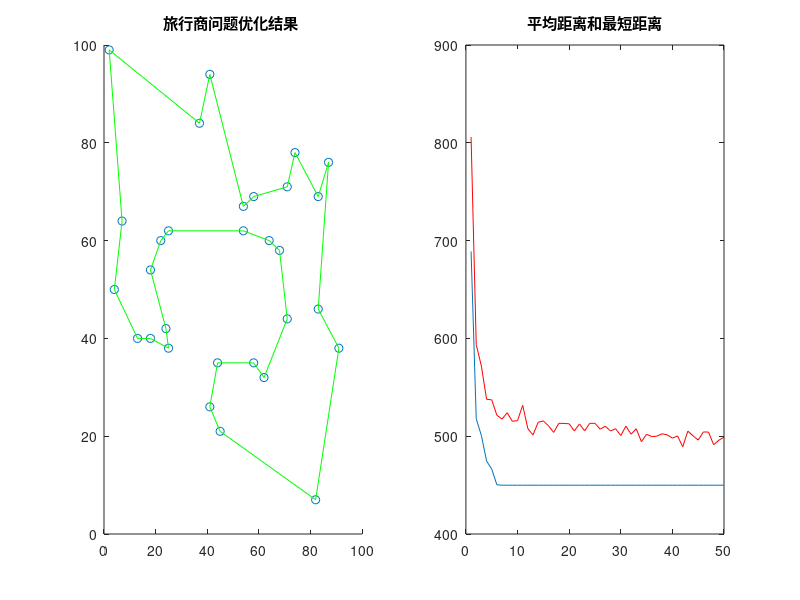

The MATLAB source for this figure:
function yy=ACATSP
clear all;
close all;


x=[41 37 54 25 7 2 68 71 54 83 64 18 22 83 91 25 24 58 71 74 87 18 13 82 62 58 45 41 44 4]';

y=[94 84 67 62 64 99 58 44 62 69 60 54 60 46 38 38 42 69 71 78 76 40 40 7 32 35 21 26 35 50]';

%load x_cells.mat;
%load y_cells.mat;

%x = x';
%y = y';
C=[x y];

NC_max=50;

m=30;

Alpha=1.5;

Beta=2;

Rho=0.1;

Q=10^6;

%%-------------------------------------------------------------------------

%% 主要符号说明

%% C n个城市的坐标，n×2的矩阵

%% NC_max 最大迭代次数

%% m 蚂蚁个数

%% Alpha 表征信息素重要程度的参数

%% Beta 表征启发式因子重要程度的参数

%% Rho 信息素蒸发系数

%% Q 信息素增加强度系数

%% R_best 各代最佳路线

%% L_best 各代最佳路线的长度

%%=========================================================================

%%第一步：变量初始化

n=size(C,1);%n表示问题的规模（城市个数）

D=zeros(n,n);%D表示完全图的赋权邻接矩阵

for i=1:n

    for j=1:n

        if i~=j

            D(i,j)=((C(i,1)-C(j,1))^2+(C(i,2)-C(j,2))^2)^0.5; 
        else

            D(i,j)=eps; %i=j时不计算，应该为0，但后面的启发因子要取倒数，用eps（浮点相对精度）表示

        end

        D(j,i)=D(i,j); %对称矩阵

    end

end

Eta=1./D; %Eta为启发因子，这里设为距离的倒数

Tau=ones(n,n); %Tau为信息素矩阵

Tabu=zeros(m,n); %存储并记录路径的生成

NC=1; %迭代计数器，记录迭代次数

R_best=zeros(NC_max,n); %各代最佳路线

L_best=inf.*ones(NC_max,1); %各代最佳路线的长度

L_ave=zeros(NC_max,1); %各代路线的平均长度

while NC<=NC_max %停止条件之一：达到最大迭代次数，停止

%%第二步：将m只蚂蚁放到n个城市上

Randpos=[]; %随即存取

for i=1:(ceil(m/n))

    Randpos=[Randpos,randperm(n)];

end

Tabu(:,1)=(Randpos(1,1:m))';

%%第三步：m只蚂蚁按概率函数选择下一座城市，完成各自的周游

for j=2:n %所在城市不计算

    for i=1:m

        visited=Tabu(i,1:(j-1)); %记录已访问的城市，避免重复访问 
        
        J=zeros(1,(n-j+1)); %待访问的城市

        P=J; %待访问城市的选择概率分布

        Jc=1;

        for k=1:n

            if length(find(visited==k))==0 %开始时置0

                J(Jc)=k;

                Jc=Jc+1; %访问的城市个数自加1 

            end

        end

%下面计算待选城市的概率分布

        for k=1:length(J)

            P(k)=(Tau(visited(end),J(k))^Alpha)*(Eta(visited(end),J(k))^Beta);

        end

        P=P/(sum(P));

        %按概率原则选取下一个城市

        Pcum=cumsum(P); %cumsum，元素累加即求和

        Select=find(Pcum>=rand); %若计算的概率大于原来的就选择这条路线 
        
        to_visit=J(Select(1));

        Tabu(i,j)=to_visit;

    end

end

if NC>=2

    Tabu(1,:)=R_best(NC-1,:);

end

%%第四步：记录本次迭代最佳路线

L=zeros(m,1); %开始距离为0，m*1的列向量

for i=1:m

    R=Tabu(i,:);

for j=1:(n-1)

    L(i)=L(i)+D(R(j),R(j+1)); %原距离加上第j个城市到第j+1个城市的距离

end

L(i)=L(i)+D(R(1),R(n)); %一轮下来后走过的距离

end

L_best(NC)=min(L); %最佳距离取最小

pos=find(L==L_best(NC));

R_best(NC,:)=Tabu(pos(1),:); %此轮迭代后的最佳路线

L_ave(NC)=mean(L); %此轮迭代后的平均距离

NC=NC+1; %迭代继续

%%第五步：更新信息素

Delta_Tau=zeros(n,n); %开始时信息素为n*n的0矩阵

for i=1:m

    for j=1:(n-1)

        Delta_Tau(Tabu(i,j),Tabu(i,j+1))=Delta_Tau(Tabu(i,j),Tabu(i,j+1))+Q/L(i);

        %此次循环在路径（i，j）上的信息素增量

    end

    Delta_Tau(Tabu(i,n),Tabu(i,1))=Delta_Tau(Tabu(i,n),Tabu(i,1))+Q/L(i);

%此次循环在整个路径上的信息素增量

end

Tau=(1-Rho).*Tau+Delta_Tau; %考虑信息素挥发，更新后的信息素

%%第六步：禁忌表清零

Tabu=zeros(m,n); %%直到最大迭代次数

end

%%第七步：输出结果

Pos=find(L_best==min(L_best)); %找到最佳路径（非0为真）

Shortest_Route=R_best(Pos(1),:) %最大迭代次数后最佳路径

Shortest_Length=L_best(Pos(1)) %最大迭代次数后最短距离

subplot(1,2,1); %绘制第一个子图形

DrawRoute(C,Shortest_Route); %画路线图的子函数

subplot(1,2,2); %绘制第二个子图形

plot(L_best);

hold on %保持图形

plot(L_ave,'r');

title('平均距离和最短距离') %标题

function DrawRoute(C,R)

%%=========================================================================

%% DrawRoute.m

%% 画路线图的子函数

%%-------------------------------------------------------------------------

%% C Coordinate 节点坐标，由一个N×2的矩阵存储

%% R Route 路线

%%=========================================================================

N=length(R);

scatter(C(:,1),C(:,2));

hold on

plot([C(R(1),1),C(R(N),1)],[C(R(1),2),C(R(N),2)],'g');

hold on

for ii=2:N

    plot([C(R(ii-1),1),C(R(ii),1)],[C(R(ii-1),2),C(R(ii),2)],'g'); 
    hold on

end

title('旅行商问题优化结果 ')